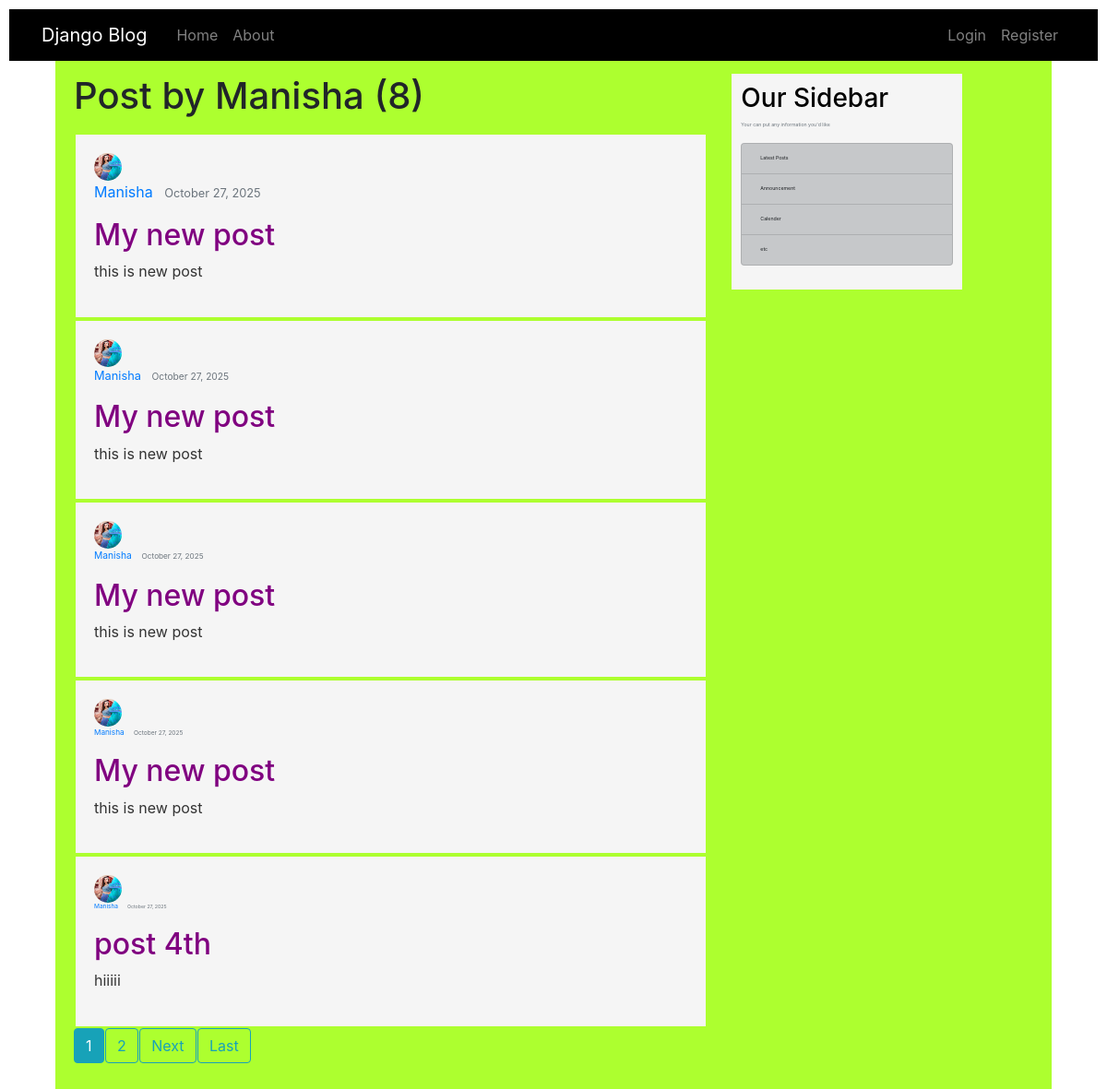
Page /blog/user/Manisha on the earlier database version.
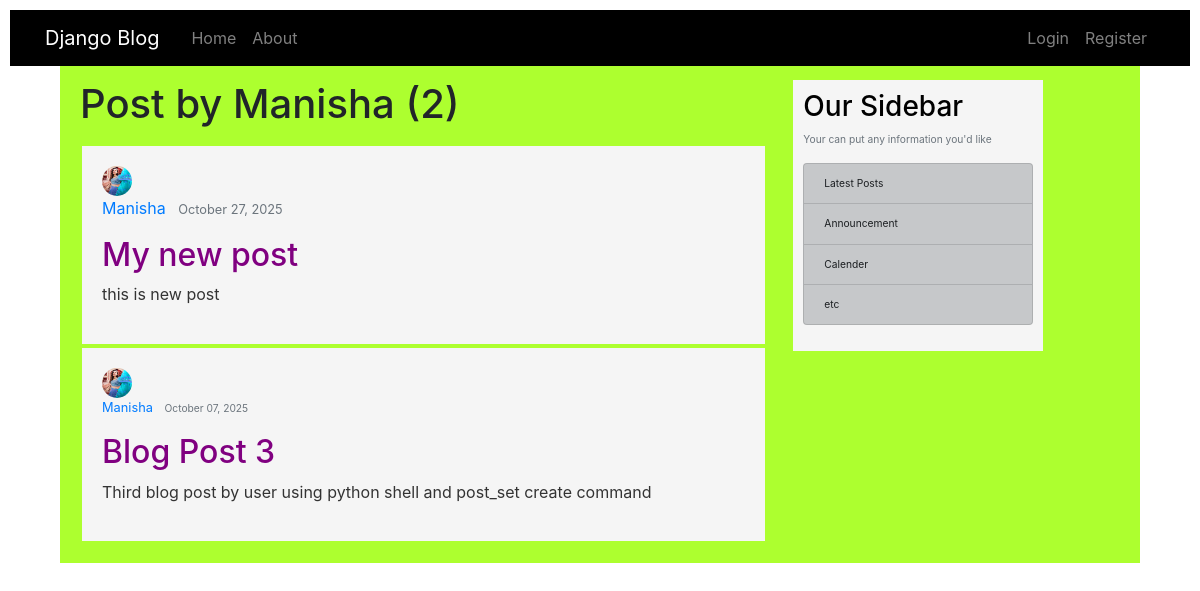
Same page on the later database version.
### blog/models.py (models this page shows, shortened)
class Post(models.Model):
	title=models.CharField(max_length=200)
	content=models.TextField()
	date_posted=models.DateTimeField(default=timezone.now)#auto_now_add=True when we need only date when post is posted , default=timezone.now when we ant to chnage dtae modified
	author=models.ForeignKey(User,on_delete=models.CASCADE)#when we want unique author for his post and also delete post when author deleted

### users/models.py (models this page shows, shortened)
class Profile(models.Model):
	user = models.OneToOneField(User,on_delete=models.CASCADE)
	image = models.ImageField(default='default.jpg',upload_to='profile_pics')

### blog/views.py (the view)
# urls.py: path('user/<str:username>', UserPostListView.as_view(),name='user-posts'),
class UserPostListView(ListView):
	model =Post
	template_name='blog/userpost_listview.html'#create userpost_listview.html in templates in views.py
	context_object_name='posts'
	paginate_by=5 #pagination so to adjust posts on pagees
	def get_queryset(self):
		user=get_object_or_404(User,username=self.kwargs.get('username'))
		return Post.objects.filter(author=user).order_by('-date_posted')

### blog/templates/blog/userpost_listview.html (shortened to what this page needs)
{% extends "blog/base.html" %}
{% load static %}
{% block content %}
<h1 class="mb-3"> Post by {{view.kwargs.username }} ({{ page_obj.paginator.count }})</h1>
	{% for post in posts %}
  <article class ="media content-section article">
    <img class ="rounded-circle article-img" src="{{post.author.profile.image.url}}">
    <div class ="media-body">
      <div class="article-metadata">
    <a class="mr-2" href="{% url 'user-posts' post.author.username %}">{{post.author}}</a>
    <small class="text-muted">{{ post.date_posted|date:"F d, Y" }}</p>
      </div>
      <h2 class="article-title"><a class="article-title" href="{% url 'post-detail' post.id %}">{{post.title}}</a></h2>
      <p class="article-content">{{post.content}}</p>
  </div>
  </article>
{% endfor %}
{% if is_paginated %}
  {% for  num in page_obj.paginator.page_range %}
   {% if page_obj.number == num %}
    <a class="btn btn-info mb-4" href="?page={{num}}">{{num}}</a>
  {% elif num > page_obj.number|add:'-3' and num < page_obj.number|add:'3' %}
    <a class="btn btn-outline-info mb-4" href="?page={{num}}">{{num}}</a>
   {% endif %}
{% endfor %}
{% if page_obj.has_next %}
  <a class="btn btn-outline-info mb-4" href="?page={{page_obj.next_page_number}}">Next</a>
    <a class="btn btn-outline-info mb-4" href="?page={{page_obj.paginator.num_pages}}">Last</a>
  {% endif %}
{% endif %}
	{% endblock %}

### blog/templates/blog/base.html (shortened to what this page needs)
{% load static %}
<!DOCTYPE html>
<html>
<head>
    <link rel="stylesheet" href="https://cdn.jsdelivr.net/npm/bootstrap@4.4.1/dist/css/bootstrap.min.css">
<link rel="stylesheet" type="text/css" href="{% static 'css/style.css' %}">
</head>
<body class="body">
	<header class="site-header" >
		<nav class="navbar navbar-expand-md navbar-dark dark-bg fixed-top">
			<div class="container">
              <a class="navbar-brand mr-4" href="{% url 'blog-home' %}">Django Blog</a>
              <div class="collapse navbar-collapse" id="navbarToggle">
              	<div class="navbar-nav mr-auto">
              		<a class="nav-item nav-link" href="{% url 'blog-home' %}">Home </a>
              		<a class="nav-item nav-link" href="{% url 'blog-about' %}">About</a>
              	</div>
              	<div class="navbar-nav">
         {% if user.is_authenticated %}
           <a class="nav-item nav-link" href="{% url 'post-create' %}">Create Post</a>
     <a class="nav-item nav-link" href="{% url 'profile' %}">Profile </a>
              		<form method="post" action="{% url 'logout' %}"display: inline;>
    {% csrf_token %}
    <button type="submit" class="nav-item nav-link btn btn-link" style="color: inherit;text-decoration: none;">
      Logout
    </button>
  </form>
    		{% else %}
              		<a class="nav-item nav-link" href="{% url 'login' %}">Login </a>
              		<a class="nav-item nav-link" href="{% url 'register' %}">Register</a>
              		{% endif %}
              </div>
          </div>
      </div>
	</nav>
	</header>
	<main  class="main" role="main" >
		<div class="row">
			<div class="col-md-8">
				{% block content %}
	{% endblock %}
			</div>
			<div class="col-md-4 section">
				<div class="content-section">
					<h3>Our Sidebar</h3>
					<p class="text-muted">Your can put any information you'd like
					<ul class="list-group">
						<li class="list-group-item list-group-item-dark">Latest Posts</li>
						<li class="list-group-item list-group-item-dark">Announcement</li>
						<li class="list-group-item list-group-item-dark">Calender</li>
						<li class="list-group-item list-group-item-dark">etc</li>
					</ul>
				</p>
				</div>
			</div>
		</div>
	</main>
  </body>
<html>

### blog/static/css/style.css (style rules this page uses)
body { background-color: #fff; }
.navbar { background-color: black !important; color: whitesmoke ; margin: 10px !important; }
.main { box-align: center; display: grid; width: 90%; margin: 60px; padding: 20px; background-color: greenyellow; }
.content-section { display: inline-grid; color: #000; width:250px; padding: 10px; background-color: whitesmoke; }
.article { background-color: whitesmoke; padding: 20px; width: 100%; margin: 2px; }
.article-title { color: purple; font-size: 2rem; }
.article-content { color: #333; line-height: 1.6; font-size: 1rem; }
.article-img { width: 30px !important; height: 30px !important; }

Differences in the rows shown:
removed Post: author.profile.image (picture), author "Manisha", date_posted "October 27, 2025", title "My new post", content "this is new post"
removed Post: author.profile.image (picture), author "Manisha", date_posted "October 27, 2025", title "My new post", content "this is new post"
removed Post: author.profile.image (picture), author "Manisha", date_posted "October 27, 2025", title "My new post", content "this is new post"
removed Post: author.profile.image (picture), author "Manisha", date_posted "October 27, 2025", title "post 4th", content "hiiiii"
now on this page (row unchanged): Post: author.profile.image (picture), author "Manisha", date_posted "October 07, 2025", title "Blog Post 3", content "Third blog post by user using python shell and post_set create command"
Other differences:
{{ page_obj.paginator.count }}: "8" → "2"
list line gone: "1"
list line gone: "2"
text no longer shown: "Next Last"
